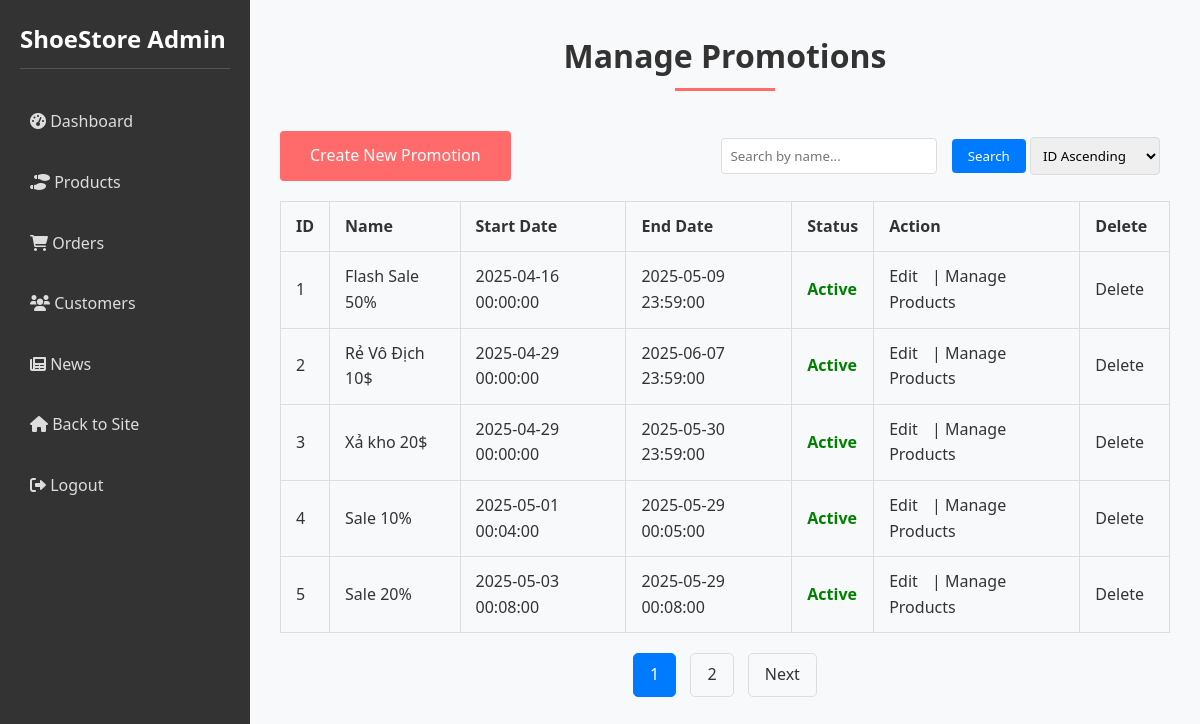
/index.php?controller=adminPromotion&action=index (signed in), run on the app's committed database.
### tables this page shows
CREATE TABLE `promotions` (
  `promotion_id` int(11) NOT NULL,
  `promotion_type` varchar(50) NOT NULL,
  `promotion_name` varchar(100) NOT NULL,
  `discount_percentage` decimal(5,2) DEFAULT NULL,
  `fixed_price` decimal(10,2) DEFAULT NULL,
  `start_date` datetime NOT NULL,
  `end_date` datetime NOT NULL
);

### controllers/AdminPromotionController.php (called while the page is built, shortened)
<?php
require_once 'models/PromotionalProductModel.php';
require_once 'models/ProductModelv2.php';
class AdminPromotionController {
    private $promotionModel;
    public function __construct() {
        $this->promotionModel = new PromotionalProductModel();
    }
    public function index() {
        $limit = 5;
        $page = isset($_GET['page']) ? (int)$_GET['page'] : 1;
        $page = max(1, $page);
        $offset = ($page - 1) * $limit;
        $keyword = isset($_GET['keyword']) ? trim($_GET['keyword']) : '';
        $sort = isset($_GET['sort']) && in_array($_GET['sort'], ['ASC', 'DESC']) ? $_GET['sort'] : 'ASC';
        $promotions = $this->promotionModel->getAllPromotions($limit, $offset, $keyword, $sort);
        $totalPromotions = $this->promotionModel->getPromotionsCount($keyword);
        $totalPages = ceil($totalPromotions / $limit);
        require_once 'views/admin/pages/promotion-list.php';
    }
}

### index.php (called while the page is built, shortened)
<?php
spl_autoload_register(function ($class_name) {
    $controllerPath = 'controllers/' . $class_name . '.php';
    $modelPath = 'models/' . $class_name . '.php';
});
$action = isset($_GET['action']) ? preg_replace('/[^a-zA-Z0-9]/', '', $_GET['action']) : 'index';
$controllerInstance = new $controllerClass();
$controllerInstance->$action();

### models/ProductModelv2.php (called while the page is built, shortened)
<?php
class ProductModel {
    public function __construct() {
        try {
            $this->pdo = new PDO("mysql:host=127.0.0.1;dbname=shoe;charset=utf8mb4", "root", "");
        } catch (PDOException $e) {
            die("Connection failed: " . $e->getMessage());
        }
    }
}

### models/Database.php (called while the page is built)
<?php
class Database {
    private $host = 'localhost';
    private $db_name = 'shoe';
    private $username = 'root';
    private $password = '';
    private $pdo;
    public function __construct() {
        try {
            $this->pdo = new PDO(
                "mysql:host=$this->host;dbname=$this->db_name;charset=utf8mb4",
                $this->username,
                $this->password
            );
            $this->pdo->setAttribute(PDO::ATTR_ERRMODE, PDO::ERRMODE_EXCEPTION);
        } catch (PDOException $e) {
            die("Connection failed: " . $e->getMessage());
        }
    }
    public function getConnection() {
        return $this->pdo;
    }
}

### models/PromotionalProductModel.php (called while the page is built, shortened)
<?php
require_once 'models/ProductModelv2.php';
class PromotionalProductModel {
    private $db;
    public function __construct() {
        $database = new Database();
        $this->db = $database->getConnection();
    }
    public function getAllPromotions($limit = 10, $offset = 0, $keyword = '', $sort = 'ASC') {
        $query = "SELECT * FROM promotions WHERE 1=1";
        $query .= " ORDER BY promotion_id " . ($sort === 'DESC' ? 'DESC' : 'ASC');
        $query .= " LIMIT :limit OFFSET :offset";
        $stmt = $this->db->prepare($query);
        $stmt->bindValue(':limit', (int)$limit, PDO::PARAM_INT);
        $stmt->bindValue(':offset', (int)$offset, PDO::PARAM_INT);
        $stmt->execute();
        return $stmt->fetchAll(PDO::FETCH_ASSOC);
    }
    public function getPromotionsCount($keyword = '') {
        $query = "SELECT COUNT(*) FROM promotions WHERE 1=1";
        $stmt = $this->db->prepare($query);
        $stmt->execute();
        return $stmt->fetchColumn();
    }
}

### views/admin/pages/promotion-list.php (the view, shortened to what this page needs)
<?php require 'views/admin/components/header.php'; ?>
<div class="section-title">
    <h2>Manage Promotions</h2>
</div>
<div class="promotion-list">
    <div class="actions">
        <a href="index.php?controller=adminPromotion&action=create" class="btn">Create New Promotion</a>
        <div>
            <form class="search-form" method="GET" action="index.php" style="display: inline-block;">
                <input type="text" name="keyword" placeholder="Search by name..." value="<?php echo isset($_GET['keyword']) ? htmlspecialchars($_GET['keyword']) : ''; ?>">
                <button type="submit">Search</button>
            </form>
            <form class="sort-form" method="GET" action="index.php" style="display: inline-block;">
                <select name="sort" onchange="this.form.submit()">
                    <option value="ASC" <?php echo (isset($_GET['sort']) && $_GET['sort'] === 'ASC') ? 'selected' : ''; ?>>ID Ascending</option>
                </select>
            </form>
        </div>
    </div>
    <table>
        <thead>
            <tr>
                <th>ID</th>
                <th>Name</th>
                <th>Start Date</th>
                <th>End Date</th>
                <th>Status</th>
                <th>Action</th>
                <th>Delete</th>
            </tr>
        </thead>
        <tbody>
            <?php if (empty($promotions)): ?>
                <tr>
                    <td colspan="7">No promotions found.</td>
                </tr>
            <?php else: ?>
                <?php foreach ($promotions as $promotion): ?>
                    <tr>
                        <td><?php echo $promotion['promotion_id']; ?></td>
                        <td><?php echo htmlspecialchars($promotion['promotion_name']); ?></td>
                        <td><?php echo $promotion['start_date']; ?></td>
                        <td><?php echo $promotion['end_date']; ?></td>
                        <td>
                            <?php
                            $now = new DateTime();
                            $startDate = new DateTime($promotion['start_date']);
                            $endDate = new DateTime($promotion['end_date']);
                            if ($now < $startDate) {
                                echo '<span class="status-pending">Pending</span>';
                            } elseif ($now >= $startDate && $now <= $endDate) {
                                echo '<span class="status-active">Active</span>';
                            } else {
                                echo '<span class="status-expired">Expired</span>';
                            }
                            ?>
                        </td>
                        <td>
                            <a href="index.php?controller=adminPromotion&action=edit&promotion_id=<?php echo $promotion['promotion_id']; ?>">Edit</a> |
                            <a href="index.php?controller=adminPromotion&action=manageProducts&promotion_id=<?php echo $promotion['promotion_id']; ?>">Manage Products</a>
                        </td>
                        <td>
                            <a href="index.php?controller=adminPromotion&action=delete&promotion_id=<?php echo $promotion['promotion_id']; ?>" onclick="return confirm('Are you sure you want to delete this promotion?');">Delete</a>
                        </td>
                    </tr>
                <?php endforeach; ?>
            <?php endif; ?>
        </tbody>
    </table>
    <div class="pagination">
        <?php if ($totalPages > 1): ?>
            <?php for ($i = 1; $i <= $totalPages; $i++): ?>
                <a href="index.php?controller=adminPromotion&action=index&page=<?php echo $i; ?>&keyword=<?php echo urlencode($keyword); ?>&sort=<?php echo $sort; ?>" <?php echo $i === $page ? 'class="active"' : ''; ?>><?php echo $i; ?></a>
            <?php endfor; ?>
            <?php if ($page < $totalPages): ?>
                <a href="index.php?controller=adminPromotion&action=index&page=<?php echo $page + 1; ?>&keyword=<?php echo urlencode($keyword); ?>&sort=<?php echo $sort; ?>">Next</a>
            <?php endif; ?>
        <?php endif; ?>
    </div>
</div>
<?php require 'views/admin/components/admin_footer.php'; ?>

### assets/css/style.css (style rules this page uses)
* { margin: 0; padding: 0; box-sizing: border-box; font-family: "Segoe UI", Tahoma, Geneva, Verdana, sans-serif; }
body { background-color: #f8f9fa; color: #333; line-height: 1.6; }
a { text-decoration: none; color: #333; }
.btn { display: inline-block; background-color: #ff6b6b; color: white; padding: 12px 30px; border: none; border-radius: 4px; cursor: pointer; font-size: 16px; transition: all 0.3s ease; }
.section-title { text-align: center; margin-bottom: 40px; }
.section-title h2 { font-size: 32px; color: #333; position: relative; display: inline-block; padding-bottom: 10px; }
.section-title h2::after { content: ""; position: absolute; bottom: 0; left: 50%; transform: translateX(-50%); width: 100px; height: 3px; background-color: #ff6b6b; }
table { width: 100%; border-collapse: collapse; margin-top: 20px; }
table th, table td { padding: 12px 15px; text-align: left; border-bottom: 1px solid #ddd; }
table th { background-color: #f8f9fa; font-weight: bold; }
table td a { margin-right: 10px; }

### views/admin/pages/promotion-list.php (style rules this page uses)
table { width: 100%; border-collapse: collapse; margin-top: 20px; }
th, td { border: 1px solid #ddd; padding: 8px; text-align: left; }
th { background-color: #f4f4f4; }
.actions { margin-bottom: 20px; display: flex; justify-content: space-between; align-items: center; }
.pagination { margin-top: 20px; text-align: center; }
.pagination a { display: inline-block; padding: 8px 16px; margin: 0 5px; border: 1px solid #ddd; text-decoration: none; color: #333; border-radius: 5px; }
.pagination a.active { background-color: #007bff; color: white; border-color: #007bff; }
.status-active { color: green; font-weight: bold; }
.search-form input[type="text"], .sort-form select { padding: 8px; border: 1px solid #ddd; border-radius: 4px; margin-right: 10px; }
.search-form button, .sort-form button { padding: 8px 16px; background-color: #007bff; color: white; border: none; border-radius: 4px; cursor: pointer; }

### data on the page
promotions: promotion_id "1", promotion_name "Flash Sale 50%", start_date "2025-04-16 00:00:00", end_date "2025-05-09 23:59:00", shows "Active"
promotions: promotion_id "2", promotion_name "Rẻ Vô Địch 10$", start_date "2025-04-29 00:00:00", end_date "2025-06-07 23:59:00", shows "Active"
promotions: promotion_id "3", promotion_name "Xả kho 20$", start_date "2025-04-29 00:00:00", end_date "2025-05-30 23:59:00", shows "Active"
promotions: promotion_id "4", promotion_name "Sale 10%", start_date "2025-05-01 00:04:00", end_date "2025-05-29 00:05:00", shows "Active"
promotions: promotion_id "5", promotion_name "Sale 20%", start_date "2025-05-03 00:08:00", end_date "2025-05-29 00:08:00", shows "Active"
